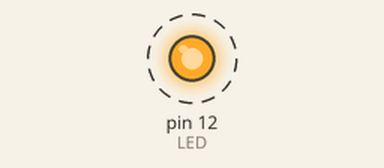
This sketch was run on a simulated Arduino Uno, built with avr-gcc and run on an emulated ATmega328P. Shown: output pins drawn as LEDs (lit = HIGH). Dashed ring = blinking.

Above: at 0.2 s.
Timing chart, 0 to 3.0 s (numbered marks = the images above):
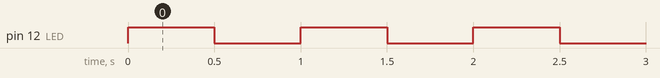

The sketch:

main.ino
```cpp
/*
 * File:   main.ino
 * Author: akirik
 *
 * Created on January 19, 2018, 3:52 PM
 *
 * Blinking LED
 *
 *  Board connection (Arduino Uno):
 *   PIN        	Module
 * ------------------------------------------
 *   12		        LED
 *
 */

#define LED 12

void setup()
{
	pinMode(LED, OUTPUT);	// Initialize Pin 12 as Digital Output
}

void loop()
{
	digitalWrite(LED, digitalRead(LED) ? LOW : HIGH);   // Toggle the LED
	delay(500);                                         // sleep 0.5 second
}
```

Measured:
- by itself, pin 12 (LED): alternates HIGH for 0.50 s and LOW for 0.50 s
